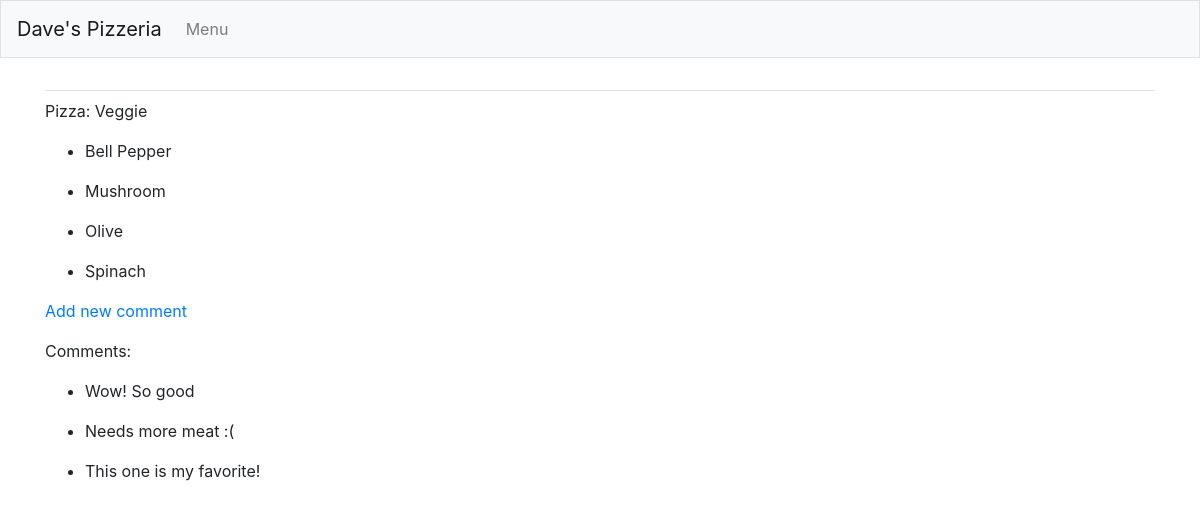
The app's page /pizzas/5/ with its own data.
### pizzas/models.py (models this page shows, shortened)
class Pizza(models.Model):
    name=models.CharField(max_length=50)
    def __str__(self):
        return self.name

class Topping(models.Model):
    pizza=models.ForeignKey(Pizza, on_delete=models.CASCADE)
    name=models.CharField(max_length=50)

class Comment(models.Model):
    pizza=models.ForeignKey(Pizza, on_delete=models.CASCADE)
    text = models.CharField(max_length=300)
    date_added = models.DateTimeField(auto_now_add=True)

### pizzas/views.py (the view)
# urls.py: path('pizzas/<int:pizza_id>/',views.pizza, name='pizza'),
def pizza(request, pizza_id):
    pizza = Pizza.objects.get(id=pizza_id)
    toppings = pizza.topping_set.order_by('name')
    comments = pizza.comment_set.order_by('-date_added')
    context = {'pizza':pizza, 'toppings':toppings, 'comments':comments}
    return render(request, 'pizzas/pizza.html', context)

### pizzas/templates/pizzas/pizza.html
{% extends "pizzas/base.html" %}
{% block content %}
<p> Pizza: {{ pizza }}
</p>
<ul>
    {% for topping in toppings %}
    <li>
        <p>{{ topping.name }}</p>
    </li>
    {% empty %}
    <li>This pizza only has cheese and sauce.</li>
    {% endfor %}
</ul>
<p>
    <a href="{% url 'pizzas:new_comment' pizza.id %}">Add new comment</a>
</p>
<p>Comments:</p>
<ul>
    {% for c in comments.all %}
    <li>
        <p>{{ c.text }}</p>
    </li>
    {% endfor %}
</ul>
{% endblock content %}

### records on screen
Pizza: name "Veggie"
Topping: name "Bell Pepper"
Topping: name "Mushroom"
Topping: name "Olive"
Topping: name "Spinach"
Comment: text "Wow! So good"
Comment: text "Needs more meat :("
Comment: text "This one is my favorite!"
